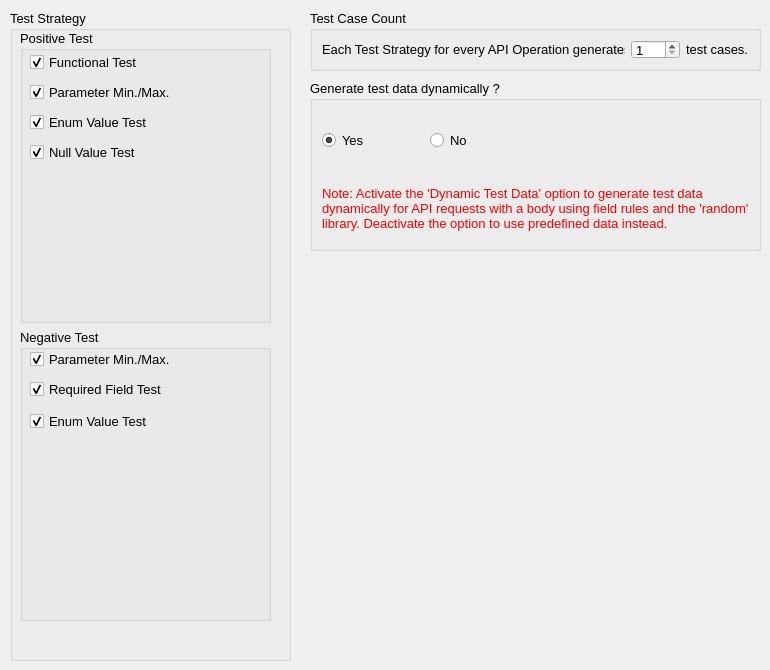
        <widget class="QWidget" name="tab_9">
         <attribute name="title">
          <string>Settings</string>
         </attribute>
         <widget class="QWidget" name="gridLayoutWidget_9">
          <property name="geometry">
           <rect>
            <x>10</x>
            <y>10</y>
            <width>281</width>
            <height>651</height>
           </rect>
          </property>
          <property name="font">
           <font>
            <family>Segoe UI</family>
            <pointsize>10</pointsize>
           </font>
          </property>
          <layout class="QGridLayout" name="gridLayout_18">
           <item row="0" column="0" colspan="2">
            <widget class="QGroupBox" name="group_test_strategy">
             <property name="font">
              <font>
               <family>Segoe UI</family>
               <pointsize>10</pointsize>
              </font>
             </property>
             <property name="title">
              <string>Test Strategy</string>
             </property>
             <widget class="QWidget" name="verticalLayoutWidget">
              <property name="geometry">
               <rect>
                <x>10</x>
                <y>20</y>
                <width>251</width>
                <height>591</height>
               </rect>
              </property>
              <property name="font">
               <font>
                <family>Segoe UI</family>
                <pointsize>10</pointsize>
               </font>
              </property>
              <layout class="QVBoxLayout" name="verticalLayout_4">
               <item>
                <widget class="QGroupBox" name="group_positive_test_2">
                 <property name="font">
                  <font>
                   <family>Segoe UI</family>
                   <pointsize>10</pointsize>
                  </font>
                 </property>
                 <property name="title">
                  <string>Positive Test</string>
                 </property>
                 <widget class="QCheckBox" name="ckb_parameter_min_max_3">
                  <property name="geometry">
                   <rect>
                    <x>10</x>
                    <y>50</y>
                    <width>182</width>
                    <height>24</height>
                   </rect>
                  </property>
                  <property name="font">
                   <font>
                    <family>Segoe UI</family>
                    <pointsize>10</pointsize>
                   </font>
                  </property>
                  <property name="text">
                   <string>Parameter Min./Max.</string>
                  </property>
                  <property name="checked">
                   <bool>true</bool>
                  </property>
                 </widget>
                 <widget class="QCheckBox" name="ckb_parameter_min_max_6">
                  <property name="geometry">
                   <rect>
                    <x>10</x>
                    <y>80</y>
                    <width>182</width>
                    <height>24</height>
                   </rect>
                  </property>
                  <property name="font">
                   <font>
                    <family>Segoe UI</family>
                    <pointsize>10</pointsize>
                   </font>
                  </property>
                  <property name="text">
                   <string>Enum Value Test</string>
                  </property>
                  <property name="checked">
                   <bool>true</bool>
                  </property>
                 </widget>
                 <widget class="QCheckBox" name="ckb_parameter_min_max_8">
                  <property name="geometry">
                   <rect>
                    <x>10</x>
                    <y>110</y>
                    <width>182</width>
                    <height>24</height>
                   </rect>
                  </property>
                  <property name="font">
                   <font>
                    <family>Segoe UI</family>
                    <pointsize>10</pointsize>
                   </font>
                  </property>
                  <property name="text">
                   <string>Null Value Test</string>
                  </property>
                  <property name="checked">
                   <bool>true</bool>
                  </property>
                 </widget>
                 <widget class="QCheckBox" name="ckb_parameter_min_max_9">
                  <property name="geometry">
                   <rect>
                    <x>10</x>
                    <y>20</y>
                    <width>182</width>
                    <height>24</height>
                   </rect>
                  </property>
                  <property name="font">
                   <font>
                    <family>Segoe UI</family>
                    <pointsize>10</pointsize>
                   </font>
                  </property>
                  <property name="text">
                   <string>Functional Test</string>
                  </property>
                  <property name="checked">
                   <bool>true</bool>
                  </property>
                 </widget>
                </widget>
               </item>
               <item>
                <widget class="QGroupBox" name="group_negasitive_test_2">
                 <property name="font">
                  <font>
                   <family>Segoe UI</family>
                   <pointsize>10</pointsize>
                  </font>
                 </property>
                 <property name="title">
                  <string>Negative Test</string>
                 </property>
                 <widget class="QCheckBox" name="ckb_parameter_min_max_4">
                  <property name="geometry">
                   <rect>
                    <x>10</x>
                    <y>20</y>
                    <width>229</width>
                    <height>21</height>
                   </rect>
                  </property>
                  <property name="font">
                   <font>
                    <family>Segoe UI</family>
                    <pointsize>10</pointsize>
                   </font>
                  </property>
                  <property name="text">
                   <string>Parameter Min./Max.</string>
                  </property>
                  <property name="checked">
                   <bool>true</bool>
                  </property>
                 </widget>
                 <widget class="QCheckBox" name="ckb_parameter_min_max_5">
                  <property name="geometry">
                   <rect>
                    <x>10</x>
                    <y>50</y>
                    <width>229</width>
                    <height>21</height>
                   </rect>
                  </property>
                  <property name="font">
                   <font>
                    <family>Segoe UI</family>
                    <pointsize>10</pointsize>
                   </font>
                  </property>
                  <property name="text">
                   <string>Required Field Test</string>
                  </property>
                  <property name="checked">
                   <bool>true</bool>
                  </property>
                 </widget>
                 <widget class="QCheckBox" name="ckb_parameter_min_max_7">
                  <property name="geometry">
                   <rect>
                    <x>10</x>
                    <y>80</y>
                    <width>182</width>
                    <height>24</height>
                   </rect>
                  </property>
                  <property name="font">
                   <font>
                    <family>Segoe UI</family>
                    <pointsize>10</pointsize>
                   </font>
                  </property>
                  <property name="text">
                   <string>Enum Value Test</string>
                  </property>
                  <property name="checked">
                   <bool>true</bool>
                  </property>
                 </widget>
                </widget>
               </item>
              </layout>
             </widget>
            </widget>
           </item>
          </layout>
         </widget>
         <widget class="QGroupBox" name="group_test_strategy_3">
          <property name="geometry">
           <rect>
            <x>310</x>
            <y>10</y>
            <width>451</width>
            <height>61</height>
           </rect>
          </property>
          <property name="font">
           <font>
            <family>Segoe UI</family>
            <pointsize>10</pointsize>
           </font>
          </property>
          <property name="title">
           <string>Test Case Count</string>
          </property>
          <layout class="QVBoxLayout" name="verticalLayout_9">
           <item>
            <layout class="QHBoxLayout" name="horizontalLayout_23">
             <item>
              <widget class="QLabel" name="label_3">
               <property name="text">
                <string>Each Test Strategy for every API Operation generates</string>
               </property>
              </widget>
             </item>
             <item>
              <widget class="QSpinBox" name="spinbox_test_case_count">
               <property name="minimum">
                <number>1</number>
               </property>
               <property name="maximum">
                <number>100</number>
               </property>
              </widget>
             </item>
             <item>
              <widget class="QLabel" name="label_4">
               <property name="text">
                <string>test cases.</string>
               </property>
              </widget>
             </item>
            </layout>
           </item>
          </layout>
         </widget>
         <widget class="QGroupBox" name="option_dynamic_test_data">
          <property name="geometry">
           <rect>
            <x>310</x>
            <y>80</y>
            <width>451</width>
            <height>171</height>
           </rect>
          </property>
          <property name="font">
           <font>
            <family>Segoe UI</family>
            <pointsize>10</pointsize>
           </font>
          </property>
          <property name="title">
           <string>Generate test data dynamically ?</string>
          </property>
          <layout class="QVBoxLayout" name="verticalLayout_11">
           <item>
            <layout class="QHBoxLayout" name="horizontalLayout_24">
             <item>
              <widget class="QRadioButton" name="radio_dynamic_data_yes">
               <property name="text">
                <string>Yes</string>
               </property>
               <property name="checked">
                <bool>true</bool>
               </property>
              </widget>
             </item>
             <item>
              <widget class="QRadioButton" name="radio_dynamic_data_no">
               <property name="text">
                <string>No</string>
               </property>
               <property name="checked">
                <bool>false</bool>
               </property>
              </widget>
             </item>
             <item>
              <widget class="QLabel" name="label_5">
               <property name="text">
                <string/>
               </property>
              </widget>
             </item>
             <item>
              <widget class="QLabel" name="label_9">
               <property name="text">
                <string/>
               </property>
              </widget>
             </item>
            </layout>
           </item>
           <item>
            <widget class="QLabel" name="label_18">
             <property name="font">
              <font>
               <family>Segoe UI</family>
               <pointsize>10</pointsize>
              </font>
             </property>
             <property name="styleSheet">
              <string notr="true">color:red;</string>
             </property>
             <property name="text">
              <string>Note: Activate the 'Dynamic Test Data' option to generate test data dynamically for API requests with a body using field rules and the 'random' library. Deactivate the option to use predefined data instead.</string>
             </property>
             <property name="wordWrap">
              <bool>true</bool>
             </property>
            </widget>
           </item>
          </layout>
         </widget>
        </widget>
